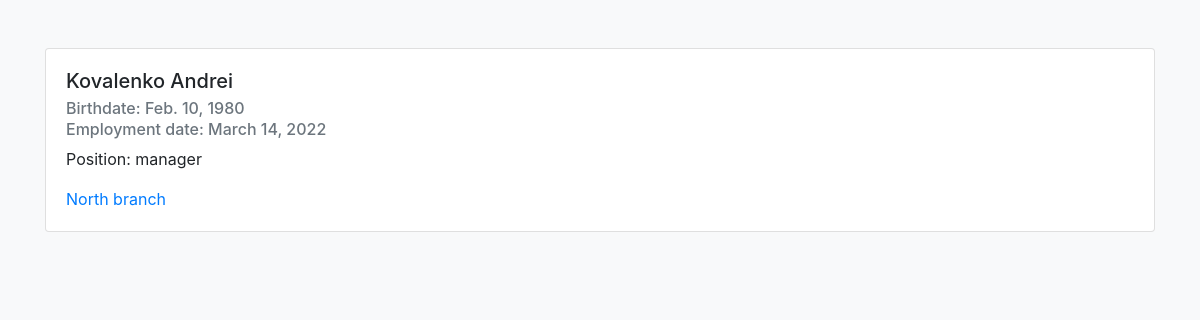
/new_company/employees/2/, run on the app's committed database.
### new_company/models.py (models this page shows, shortened)
class Employee(models.Model):
    first_last_name = models.CharField(max_length=250)
    birthdate = models.DateField()
    employment_date = models.DateField()
    position = models.CharField(max_length=100)
    branch = models.ForeignKey(Branch, on_delete=models.CASCADE)

class Branch(models.Model):
    name = models.CharField(max_length=100)
    address = models.CharField(max_length=200)
    def __str__(self) :
        return self.name

### new_company/views.py (the view)
# urls.py: path('employees/<int:id>/', views.detail_view, name="detail_view"),
def detail_view(request, id):
    single_emp = Employee.objects.get(id=id)
    return render(request, 'single_emp.html', {'single_emp': single_emp})

### new_company/templates/single_emp.html (shortened to what this page needs)
<!doctype html>
<html lang="en">
  <head>
    <link rel="stylesheet" href="https://cdn.jsdelivr.net/npm/bootstrap@4.6.1/dist/css/bootstrap.min.css">
  </head>
  <body class="bg-light">
    <div class="container">
      <div class="card mt-5">
        <div class="card-body">
          <h5 class="card-title">{{ single_emp.first_last_name }}</h5>
          <h6 class="card-subtitle mb-2 text-muted">Birthdate: {{ single_emp.birthdate }}</h6>
          <h6 class="card-subtitle mb-2 text-muted">Employment date: {{ single_emp.employment_date }}</h6>
          <p class="card-text">Position: {{ single_emp.position }}</p>
          <a href="#" class="card-link">{{ single_emp.branch }}</a>
        </div>
      </div>
    </div>
  </body>
</html>

### data on the page
Employee: first_last_name "Kovalenko Andrei", birthdate "Feb. 10, 1980", employment_date "March 14, 2022", position "manager", branch "North branch"
